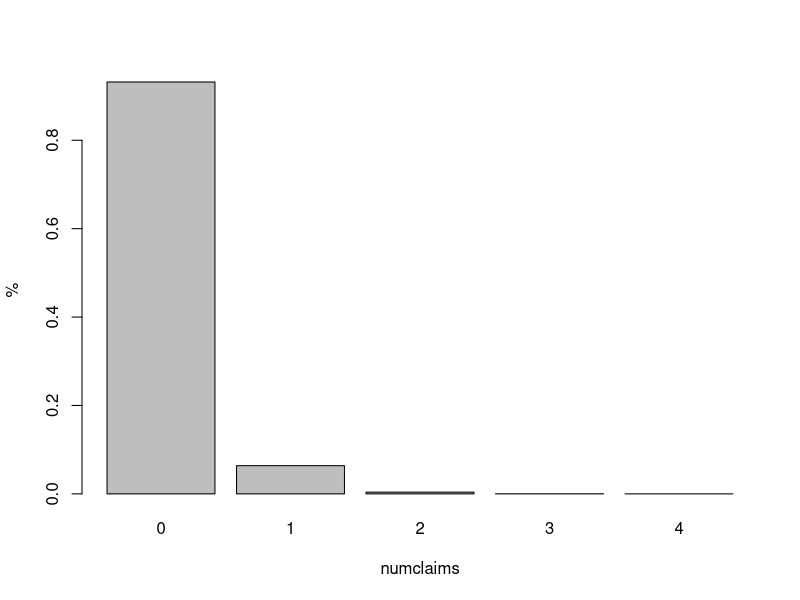
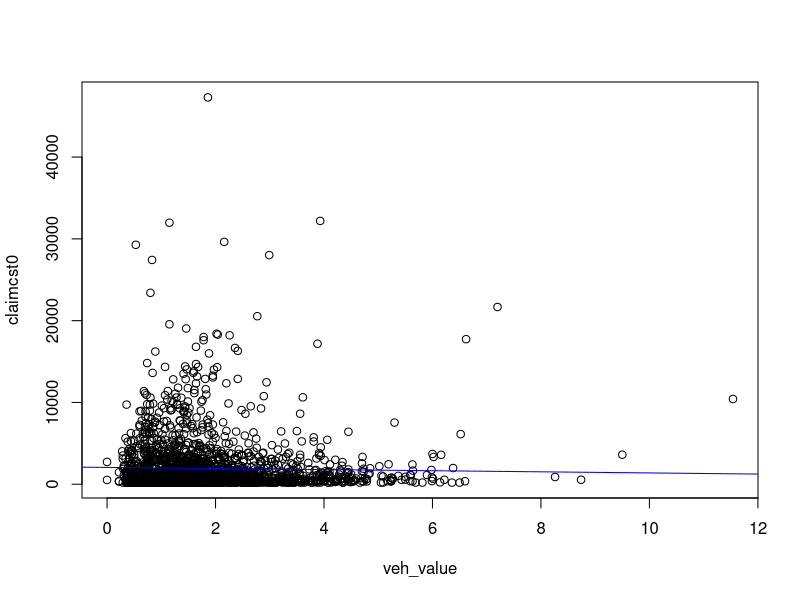
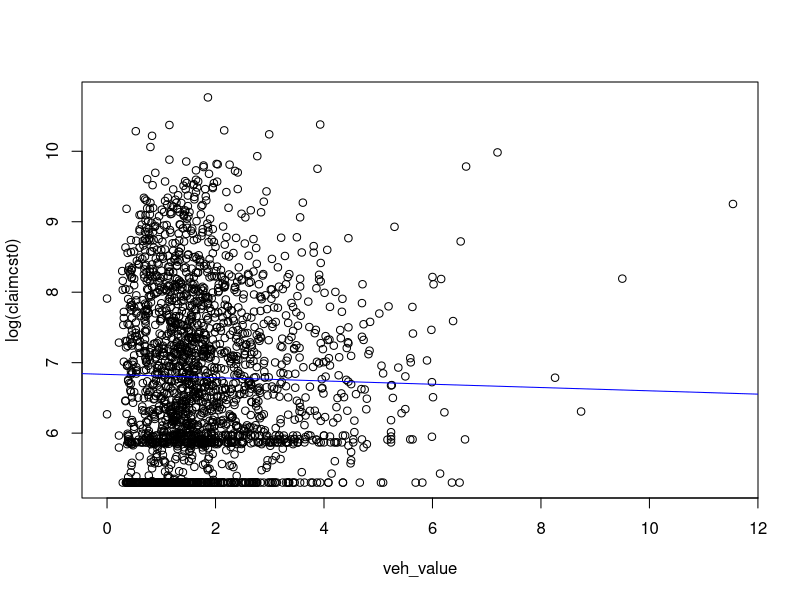

Generate these figures, in order, with R:
## ---- chunk 1
knitr::opts_chunk$set(echo = FALSE,comment=NA)
dataCar=read.csv("data/dataCar.csv",sep=",",header=TRUE,dec=".")
## ---- chunk 2
head(dataCar) |> knitr::kable()
## ---- chunk 3
str(dataCar)
## ---- chunk 4
dataCar <-transform(subset(dataCar,select=-c(X)),clm=as.factor(clm),numclaims=as.factor(numclaims),veh_body=as.factor(veh_body),veh_age=as.factor(veh_age),gender=as.factor(gender),area=as.factor(area),agecat=as.factor(agecat)) 
summary(dataCar,digits=1)
## ---- chunk 5
data <- data.frame(name=seq(0,4),value=0.0)
n <- nrow(dataCar)
for(i in 0:4) {
  data[i+1,2]=nrow(subset(dataCar,numclaims==i))/n
}
barplot(height=data$value,names=data$name,xlab="numclaims",ylab="%")
## ---- chunk 6
dataCar0 = subset(dataCar,claimcst0>0&(agecat==3 | agecat==4))[c('claimcst0','veh_value')]
summary(dataCar0,digits=3)
## ---- chunk 7
res <- lm(claimcst0 ~ veh_value,data=dataCar0)
summary(res)$coef
## ---- chunk 8
res_log <- lm(log(claimcst0) ~ veh_value,data=dataCar0)
summary(res_log)$coefficients
## ---- chunk 9
m_lin <- cbind(round(summary(res)$coef,3),round(confint(res),3))
m_log <- cbind(round(summary(res_log)$coef,3),round(confint(res_log),3))
m_combined<- rbind(m_lin,m_log) 
m_combined |> 
  kableExtra::kbl() |> 
#  kableExtra::kable_styling() |>
  kableExtra::kable_classic() |>
  kableExtra::add_header_above(c(" "=5,"confint"=2)) |>
  kableExtra::pack_rows("claimcst0 ~ veh_value",1,2) |>
  kableExtra::pack_rows("log(claimcst0) ~ veh_value",3,4)
## ---- chunk 10
plot(claimcst0~veh_value,data=dataCar0)
abline(res,col="blue")
plot(log(claimcst0)~veh_value,data=dataCar0)
abline(res_log,col="blue")
